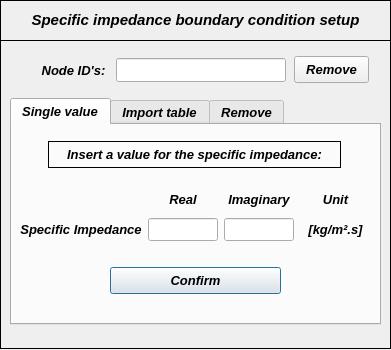
<?xml version="1.0" encoding="UTF-8"?>
<ui version="4.0">
 <class>Dialog</class>
 <widget class="QDialog" name="Dialog">
  <property name="windowModality">
   <enum>Qt::NonModal</enum>
  </property>
  <property name="geometry">
   <rect>
    <x>0</x>
    <y>0</y>
    <width>391</width>
    <height>350</height>
   </rect>
  </property>
  <property name="sizePolicy">
   <sizepolicy hsizetype="Fixed" vsizetype="Fixed">
    <horstretch>0</horstretch>
    <verstretch>0</verstretch>
   </sizepolicy>
  </property>
  <property name="minimumSize">
   <size>
    <width>391</width>
    <height>350</height>
   </size>
  </property>
  <property name="maximumSize">
   <size>
    <width>391</width>
    <height>350</height>
   </size>
  </property>
  <property name="contextMenuPolicy">
   <enum>Qt::DefaultContextMenu</enum>
  </property>
  <property name="windowTitle">
   <string> Set: Specific Impedance</string>
  </property>
  <property name="windowIcon">
   <iconset>
    <normaloff>../../../../../../Downloads/load - Copia.png</normaloff>../../../../../../Downloads/load - Copia.png</iconset>
  </property>
  <property name="whatsThis">
   <string/>
  </property>
  <widget class="QWidget" name="widget" native="true">
   <property name="geometry">
    <rect>
     <x>0</x>
     <y>0</y>
     <width>391</width>
     <height>357</height>
    </rect>
   </property>
   <property name="font">
    <font>
     <kerning>true</kerning>
    </font>
   </property>
   <widget class="QFrame" name="frame">
    <property name="geometry">
     <rect>
      <x>0</x>
      <y>0</y>
      <width>391</width>
      <height>41</height>
     </rect>
    </property>
    <property name="frameShape">
     <enum>QFrame::Box</enum>
    </property>
    <property name="frameShadow">
     <enum>QFrame::Plain</enum>
    </property>
    <property name="lineWidth">
     <number>1</number>
    </property>
    <widget class="QLabel" name="label">
     <property name="geometry">
      <rect>
       <x>10</x>
       <y>12</y>
       <width>371</width>
       <height>16</height>
      </rect>
     </property>
     <property name="font">
      <font>
       <family>Arial</family>
       <pointsize>11</pointsize>
       <weight>75</weight>
       <italic>true</italic>
       <bold>true</bold>
      </font>
     </property>
     <property name="text">
      <string>Specific impedance boundary condition setup</string>
     </property>
     <property name="textFormat">
      <enum>Qt::AutoText</enum>
     </property>
     <property name="alignment">
      <set>Qt::AlignCenter</set>
     </property>
    </widget>
   </widget>
   <widget class="QFrame" name="frame_2">
    <property name="geometry">
     <rect>
      <x>0</x>
      <y>40</y>
      <width>391</width>
      <height>309</height>
     </rect>
    </property>
    <property name="frameShape">
     <enum>QFrame::Box</enum>
    </property>
    <property name="frameShadow">
     <enum>QFrame::Plain</enum>
    </property>
    <widget class="QWidget" name="verticalLayoutWidget">
     <property name="geometry">
      <rect>
       <x>34</x>
       <y>19</y>
       <width>79</width>
       <height>23</height>
      </rect>
     </property>
     <layout class="QVBoxLayout" name="verticalLayout">
      <item>
       <widget class="QLabel" name="label_2">
        <property name="font">
         <font>
          <family>Arial</family>
          <pointsize>10</pointsize>
          <weight>75</weight>
          <italic>true</italic>
          <bold>true</bold>
         </font>
        </property>
        <property name="text">
         <string>Node ID's:</string>
        </property>
        <property name="alignment">
         <set>Qt::AlignCenter</set>
        </property>
       </widget>
      </item>
     </layout>
    </widget>
    <widget class="QTabWidget" name="tabWidget_specific_impedance">
     <property name="geometry">
      <rect>
       <x>10</x>
       <y>58</y>
       <width>371</width>
       <height>227</height>
      </rect>
     </property>
     <property name="minimumSize">
      <size>
       <width>0</width>
       <height>227</height>
      </size>
     </property>
     <property name="maximumSize">
      <size>
       <width>16777215</width>
       <height>227</height>
      </size>
     </property>
     <property name="font">
      <font>
       <family>Arial</family>
       <pointsize>10</pointsize>
       <weight>75</weight>
       <italic>true</italic>
       <bold>true</bold>
      </font>
     </property>
     <property name="currentIndex">
      <number>0</number>
     </property>
     <widget class="QWidget" name="tab_single_values">
      <attribute name="title">
       <string>Single value</string>
      </attribute>
      <widget class="QPushButton" name="pushButton_single_values_confirm">
       <property name="geometry">
        <rect>
         <x>98</x>
         <y>142</y>
         <width>171</width>
         <height>27</height>
        </rect>
       </property>
       <property name="font">
        <font>
         <family>Arial</family>
         <pointsize>10</pointsize>
         <weight>75</weight>
         <italic>true</italic>
         <bold>true</bold>
        </font>
       </property>
       <property name="text">
        <string>Confirm</string>
       </property>
      </widget>
      <widget class="QWidget" name="gridLayoutWidget">
       <property name="geometry">
        <rect>
         <x>8</x>
         <y>62</y>
         <width>351</width>
         <height>61</height>
        </rect>
       </property>
       <layout class="QGridLayout" name="gridLayout">
        <item row="1" column="2">
         <widget class="QLineEdit" name="lineEdit_specific_impedance_imag">
          <property name="minimumSize">
           <size>
            <width>70</width>
            <height>0</height>
           </size>
          </property>
          <property name="maximumSize">
           <size>
            <width>70</width>
            <height>16777215</height>
           </size>
          </property>
          <property name="font">
           <font>
            <family>Arial</family>
            <pointsize>10</pointsize>
            <weight>75</weight>
            <italic>true</italic>
            <bold>true</bold>
           </font>
          </property>
          <property name="text">
           <string/>
          </property>
          <property name="alignment">
           <set>Qt::AlignCenter</set>
          </property>
         </widget>
        </item>
        <item row="1" column="1">
         <widget class="QLineEdit" name="lineEdit_specific_impedance_real">
          <property name="minimumSize">
           <size>
            <width>70</width>
            <height>0</height>
           </size>
          </property>
          <property name="maximumSize">
           <size>
            <width>70</width>
            <height>16777215</height>
           </size>
          </property>
          <property name="font">
           <font>
            <family>Arial</family>
            <pointsize>10</pointsize>
            <weight>75</weight>
            <italic>true</italic>
            <bold>true</bold>
           </font>
          </property>
          <property name="text">
           <string/>
          </property>
          <property name="alignment">
           <set>Qt::AlignCenter</set>
          </property>
         </widget>
        </item>
        <item row="1" column="3">
         <widget class="QLabel" name="label_13">
          <property name="minimumSize">
           <size>
            <width>40</width>
            <height>20</height>
           </size>
          </property>
          <property name="maximumSize">
           <size>
            <width>100</width>
            <height>20</height>
           </size>
          </property>
          <property name="font">
           <font>
            <family>Arial</family>
            <pointsize>10</pointsize>
            <italic>true</italic>
           </font>
          </property>
          <property name="text">
           <string>[kg/m².s]</string>
          </property>
          <property name="alignment">
           <set>Qt::AlignCenter</set>
          </property>
         </widget>
        </item>
        <item row="0" column="3">
         <widget class="QLabel" name="label_5">
          <property name="minimumSize">
           <size>
            <width>50</width>
            <height>15</height>
           </size>
          </property>
          <property name="maximumSize">
           <size>
            <width>16777215</width>
            <height>15</height>
           </size>
          </property>
          <property name="font">
           <font>
            <family>Arial</family>
            <pointsize>10</pointsize>
            <weight>75</weight>
            <italic>true</italic>
            <bold>true</bold>
           </font>
          </property>
          <property name="frameShape">
           <enum>QFrame::NoFrame</enum>
          </property>
          <property name="frameShadow">
           <enum>QFrame::Raised</enum>
          </property>
          <property name="text">
           <string>Unit</string>
          </property>
          <property name="alignment">
           <set>Qt::AlignCenter</set>
          </property>
         </widget>
        </item>
        <item row="0" column="2">
         <widget class="QLabel" name="label_8">
          <property name="minimumSize">
           <size>
            <width>0</width>
            <height>15</height>
           </size>
          </property>
          <property name="maximumSize">
           <size>
            <width>16777215</width>
            <height>15</height>
           </size>
          </property>
          <property name="font">
           <font>
            <family>Arial</family>
            <pointsize>10</pointsize>
            <weight>75</weight>
            <italic>true</italic>
            <bold>true</bold>
           </font>
          </property>
          <property name="frameShape">
           <enum>QFrame::NoFrame</enum>
          </property>
          <property name="frameShadow">
           <enum>QFrame::Raised</enum>
          </property>
          <property name="text">
           <string>Imaginary</string>
          </property>
          <property name="alignment">
           <set>Qt::AlignCenter</set>
          </property>
         </widget>
        </item>
        <item row="0" column="1">
         <widget class="QLabel" name="label_7">
          <property name="minimumSize">
           <size>
            <width>0</width>
            <height>15</height>
           </size>
          </property>
          <property name="maximumSize">
           <size>
            <width>16777215</width>
            <height>15</height>
           </size>
          </property>
          <property name="font">
           <font>
            <family>Arial</family>
            <pointsize>10</pointsize>
            <weight>75</weight>
            <italic>true</italic>
            <bold>true</bold>
           </font>
          </property>
          <property name="frameShape">
           <enum>QFrame::NoFrame</enum>
          </property>
          <property name="frameShadow">
           <enum>QFrame::Raised</enum>
          </property>
          <property name="text">
           <string>Real</string>
          </property>
          <property name="alignment">
           <set>Qt::AlignCenter</set>
          </property>
         </widget>
        </item>
        <item row="1" column="0">
         <widget class="QLabel" name="label_6">
          <property name="enabled">
           <bool>true</bool>
          </property>
          <property name="font">
           <font>
            <family>Arial</family>
            <pointsize>10</pointsize>
            <italic>true</italic>
           </font>
          </property>
          <property name="text">
           <string>Specific Impedance</string>
          </property>
          <property name="alignment">
           <set>Qt::AlignCenter</set>
          </property>
         </widget>
        </item>
       </layout>
      </widget>
      <widget class="QLabel" name="label_20">
       <property name="enabled">
        <bool>true</bool>
       </property>
       <property name="geometry">
        <rect>
         <x>36</x>
         <y>16</y>
         <width>293</width>
         <height>27</height>
        </rect>
       </property>
       <property name="font">
        <font>
         <family>Arial</family>
         <pointsize>10</pointsize>
         <weight>75</weight>
         <italic>true</italic>
         <bold>true</bold>
        </font>
       </property>
       <property name="frameShape">
        <enum>QFrame::Box</enum>
       </property>
       <property name="text">
        <string>Insert a value for the specific impedance:</string>
       </property>
       <property name="alignment">
        <set>Qt::AlignCenter</set>
       </property>
      </widget>
     </widget>
     <widget class="QWidget" name="tab_table_values">
      <attribute name="title">
       <string>Import table</string>
      </attribute>
      <widget class="QToolButton" name="toolButton_load_table">
       <property name="enabled">
        <bool>true</bool>
       </property>
       <property name="geometry">
        <rect>
         <x>300</x>
         <y>74</y>
         <width>57</width>
         <height>25</height>
        </rect>
       </property>
       <property name="sizePolicy">
        <sizepolicy hsizetype="Expanding" vsizetype="Fixed">
         <horstretch>0</horstretch>
         <verstretch>0</verstretch>
        </sizepolicy>
       </property>
       <property name="font">
        <font>
         <family>Arial</family>
         <pointsize>10</pointsize>
         <weight>75</weight>
         <italic>true</italic>
         <bold>true</bold>
        </font>
       </property>
       <property name="text">
        <string>Search</string>
       </property>
       <property name="autoRaise">
        <bool>false</bool>
       </property>
       <property name="arrowType">
        <enum>Qt::NoArrow</enum>
       </property>
      </widget>
      <widget class="QLineEdit" name="line_load_table_path">
       <property name="enabled">
        <bool>true</bool>
       </property>
       <property name="geometry">
        <rect>
         <x>10</x>
         <y>76</y>
         <width>287</width>
         <height>22</height>
        </rect>
       </property>
       <property name="font">
        <font>
         <family>Arial</family>
         <pointsize>8</pointsize>
         <weight>50</weight>
         <italic>false</italic>
         <bold>false</bold>
        </font>
       </property>
       <property name="alignment">
        <set>Qt::AlignCenter</set>
       </property>
      </widget>
      <widget class="QPushButton" name="pushButton_table_values_confirm">
       <property name="geometry">
        <rect>
         <x>98</x>
         <y>150</y>
         <width>171</width>
         <height>27</height>
        </rect>
       </property>
       <property name="font">
        <font>
         <family>Arial</family>
         <pointsize>10</pointsize>
         <weight>75</weight>
         <italic>true</italic>
         <bold>true</bold>
        </font>
       </property>
       <property name="text">
        <string>Confirm</string>
       </property>
      </widget>
      <widget class="QLabel" name="label_19">
       <property name="enabled">
        <bool>true</bool>
       </property>
       <property name="geometry">
        <rect>
         <x>38</x>
         <y>26</y>
         <width>293</width>
         <height>27</height>
        </rect>
       </property>
       <property name="font">
        <font>
         <family>Arial</family>
         <pointsize>10</pointsize>
         <weight>75</weight>
         <italic>true</italic>
         <bold>true</bold>
        </font>
       </property>
       <property name="frameShape">
        <enum>QFrame::Box</enum>
       </property>
       <property name="text">
        <string>Select a table of values to be imported:</string>
       </property>
       <property name="alignment">
        <set>Qt::AlignCenter</set>
       </property>
      </widget>
      <widget class="QSpinBox" name="spinBox">
       <property name="geometry">
        <rect>
         <x>230</x>
         <y>112</y>
         <width>42</width>
         <height>22</height>
        </rect>
       </property>
       <property name="maximum">
        <number>10</number>
       </property>
      </widget>
      <widget class="QLabel" name="label_9">
       <property name="geometry">
        <rect>
         <x>88</x>
         <y>114</y>
         <width>140</width>
         <height>20</height>
        </rect>
       </property>
       <property name="minimumSize">
        <size>
         <width>85</width>
         <height>20</height>
        </size>
       </property>
       <property name="maximumSize">
        <size>
         <width>140</width>
         <height>20</height>
        </size>
       </property>
       <property name="font">
        <font>
         <family>Arial</family>
         <pointsize>10</pointsize>
         <weight>75</weight>
         <italic>true</italic>
         <bold>true</bold>
        </font>
       </property>
       <property name="text">
        <string>Header rows to skip:</string>
       </property>
       <property name="alignment">
        <set>Qt::AlignCenter</set>
       </property>
      </widget>
     </widget>
     <widget class="QWidget" name="tab">
      <attribute name="title">
       <string>Remove</string>
      </attribute>
      <widget class="QPushButton" name="pushButton_remove_bc_confirm_2">
       <property name="geometry">
        <rect>
         <x>148</x>
         <y>164</y>
         <width>75</width>
         <height>27</height>
        </rect>
       </property>
       <property name="minimumSize">
        <size>
         <width>0</width>
         <height>27</height>
        </size>
       </property>
       <property name="maximumSize">
        <size>
         <width>16777215</width>
         <height>26</height>
        </size>
       </property>
       <property name="font">
        <font>
         <family>Arial</family>
         <pointsize>10</pointsize>
         <weight>75</weight>
         <italic>true</italic>
         <bold>true</bold>
        </font>
       </property>
       <property name="text">
        <string>Remove</string>
       </property>
      </widget>
      <widget class="QTreeWidget" name="treeWidget_specific_impedance">
       <property name="geometry">
        <rect>
         <x>46</x>
         <y>38</y>
         <width>280</width>
         <height>120</height>
        </rect>
       </property>
       <property name="minimumSize">
        <size>
         <width>280</width>
         <height>120</height>
        </size>
       </property>
       <property name="maximumSize">
        <size>
         <width>280</width>
         <height>120</height>
        </size>
       </property>
       <property name="font">
        <font>
         <family>Arial</family>
         <italic>true</italic>
        </font>
       </property>
       <column>
        <property name="text">
         <string>Nodes</string>
        </property>
       </column>
       <column>
        <property name="text">
         <string>Values</string>
        </property>
       </column>
      </widget>
      <widget class="QLabel" name="label_29">
       <property name="geometry">
        <rect>
         <x>32</x>
         <y>6</y>
         <width>310</width>
         <height>27</height>
        </rect>
       </property>
       <property name="font">
        <font>
         <family>Arial</family>
         <pointsize>10</pointsize>
         <weight>75</weight>
         <italic>true</italic>
         <bold>true</bold>
        </font>
       </property>
       <property name="frameShape">
        <enum>QFrame::Box</enum>
       </property>
       <property name="text">
        <string>Select a node to remove the specific impedance:</string>
       </property>
       <property name="textFormat">
        <enum>Qt::AutoText</enum>
       </property>
       <property name="alignment">
        <set>Qt::AlignCenter</set>
       </property>
      </widget>
     </widget>
    </widget>
    <widget class="QLineEdit" name="lineEdit_nodeID">
     <property name="geometry">
      <rect>
       <x>116</x>
       <y>18</y>
       <width>170</width>
       <height>24</height>
      </rect>
     </property>
     <property name="minimumSize">
      <size>
       <width>170</width>
       <height>0</height>
      </size>
     </property>
     <property name="maximumSize">
      <size>
       <width>170</width>
       <height>16777215</height>
      </size>
     </property>
     <property name="font">
      <font>
       <family>Arial</family>
       <pointsize>10</pointsize>
       <weight>75</weight>
       <italic>true</italic>
       <bold>true</bold>
      </font>
     </property>
     <property name="focusPolicy">
      <enum>Qt::ClickFocus</enum>
     </property>
     <property name="text">
      <string/>
     </property>
     <property name="alignment">
      <set>Qt::AlignCenter</set>
     </property>
    </widget>
    <widget class="QPushButton" name="pushButton_remove_bc_confirm">
     <property name="geometry">
      <rect>
       <x>294</x>
       <y>16</y>
       <width>75</width>
       <height>27</height>
      </rect>
     </property>
     <property name="minimumSize">
      <size>
       <width>0</width>
       <height>27</height>
      </size>
     </property>
     <property name="maximumSize">
      <size>
       <width>16777215</width>
       <height>26</height>
      </size>
     </property>
     <property name="font">
      <font>
       <family>Arial</family>
       <pointsize>10</pointsize>
       <weight>75</weight>
       <italic>true</italic>
       <bold>true</bold>
      </font>
     </property>
     <property name="text">
      <string>Remove</string>
     </property>
    </widget>
   </widget>
  </widget>
 </widget>
 <tabstops>
  <tabstop>tabWidget_specific_impedance</tabstop>
  <tabstop>pushButton_single_values_confirm</tabstop>
  <tabstop>line_load_table_path</tabstop>
  <tabstop>toolButton_load_table</tabstop>
 </tabstops>
 <resources/>
 <connections/>
</ui>
